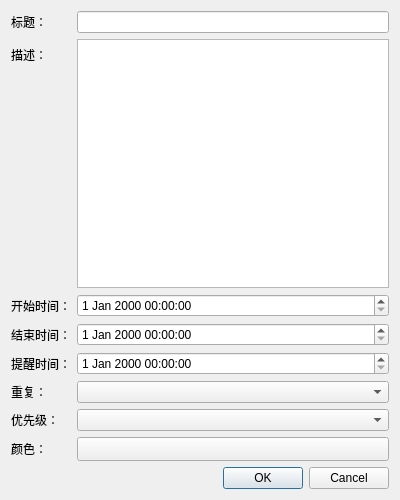
<?xml version="1.0" encoding="UTF-8"?>
<ui version="4.0">
 <class>ScheduleDialog</class>
 <widget class="QDialog" name="ScheduleDialog">
  <property name="geometry">
   <rect>
    <x>0</x>
    <y>0</y>
    <width>400</width>
    <height>500</height>
   </rect>
  </property>
  <layout class="QVBoxLayout" name="verticalLayout">
   <item>
    <layout class="QFormLayout" name="formLayout">
     <item row="0" column="0">
      <widget class="QLabel" name="titleLabel">
       <property name="text">
        <string>标题：</string>
       </property>
      </widget>
     </item>
     <item row="0" column="1">
      <widget class="QLineEdit" name="titleLineEdit"/>
     </item>
     <item row="1" column="0">
      <widget class="QLabel" name="descriptionLabel">
       <property name="text">
        <string>描述：</string>
       </property>
      </widget>
     </item>
     <item row="1" column="1">
      <widget class="QTextEdit" name="descriptionTextEdit"/>
     </item>
     <item row="2" column="0">
      <widget class="QLabel" name="startTimeLabel">
       <property name="text">
        <string>开始时间：</string>
       </property>
      </widget>
     </item>
     <item row="2" column="1">
      <widget class="QDateTimeEdit" name="startDateTimeEdit"/>
     </item>
     <item row="3" column="0">
      <widget class="QLabel" name="endTimeLabel">
       <property name="text">
        <string>结束时间：</string>
       </property>
      </widget>
     </item>
     <item row="3" column="1">
      <widget class="QDateTimeEdit" name="endDateTimeEdit"/>
     </item>
     <item row="4" column="0">
      <widget class="QLabel" name="reminderTimeLabel">
       <property name="text">
        <string>提醒时间：</string>
       </property>
      </widget>
     </item>
     <item row="4" column="1">
      <widget class="QDateTimeEdit" name="reminderDateTimeEdit"/>
     </item>
     <item row="5" column="0">
      <widget class="QLabel" name="repeatTypeLabel">
       <property name="text">
        <string>重复：</string>
       </property>
      </widget>
     </item>
     <item row="5" column="1">
      <widget class="QComboBox" name="repeatTypeComboBox"/>
     </item>
     <item row="6" column="0">
      <widget class="QLabel" name="priorityLabel">
       <property name="text">
        <string>优先级：</string>
       </property>
      </widget>
     </item>
     <item row="6" column="1">
      <widget class="QComboBox" name="priorityComboBox"/>
     </item>
     <item row="7" column="0">
      <widget class="QLabel" name="colorLabel">
       <property name="text">
        <string>颜色：</string>
       </property>
      </widget>
     </item>
     <item row="7" column="1">
      <widget class="QPushButton" name="colorButton">
       <property name="minimumSize">
        <size>
         <width>60</width>
         <height>24</height>
        </size>
       </property>
      </widget>
     </item>
    </layout>
   </item>
   <item>
    <widget class="QDialogButtonBox" name="buttonBox">
     <property name="orientation">
      <enum>Qt::Horizontal</enum>
     </property>
     <property name="standardButtons">
      <set>QDialogButtonBox::Cancel|QDialogButtonBox::Ok</set>
     </property>
    </widget>
   </item>
  </layout>
 </widget>
 <resources/>
 <connections>
  <connection>
   <sender>buttonBox</sender>
   <signal>accepted()</signal>
   <receiver>ScheduleDialog</receiver>
   <slot>accept()</slot>
  </connection>
  <connection>
   <sender>buttonBox</sender>
   <signal>rejected()</signal>
   <receiver>ScheduleDialog</receiver>
   <slot>reject()</slot>
  </connection>
 </connections>
</ui> 
